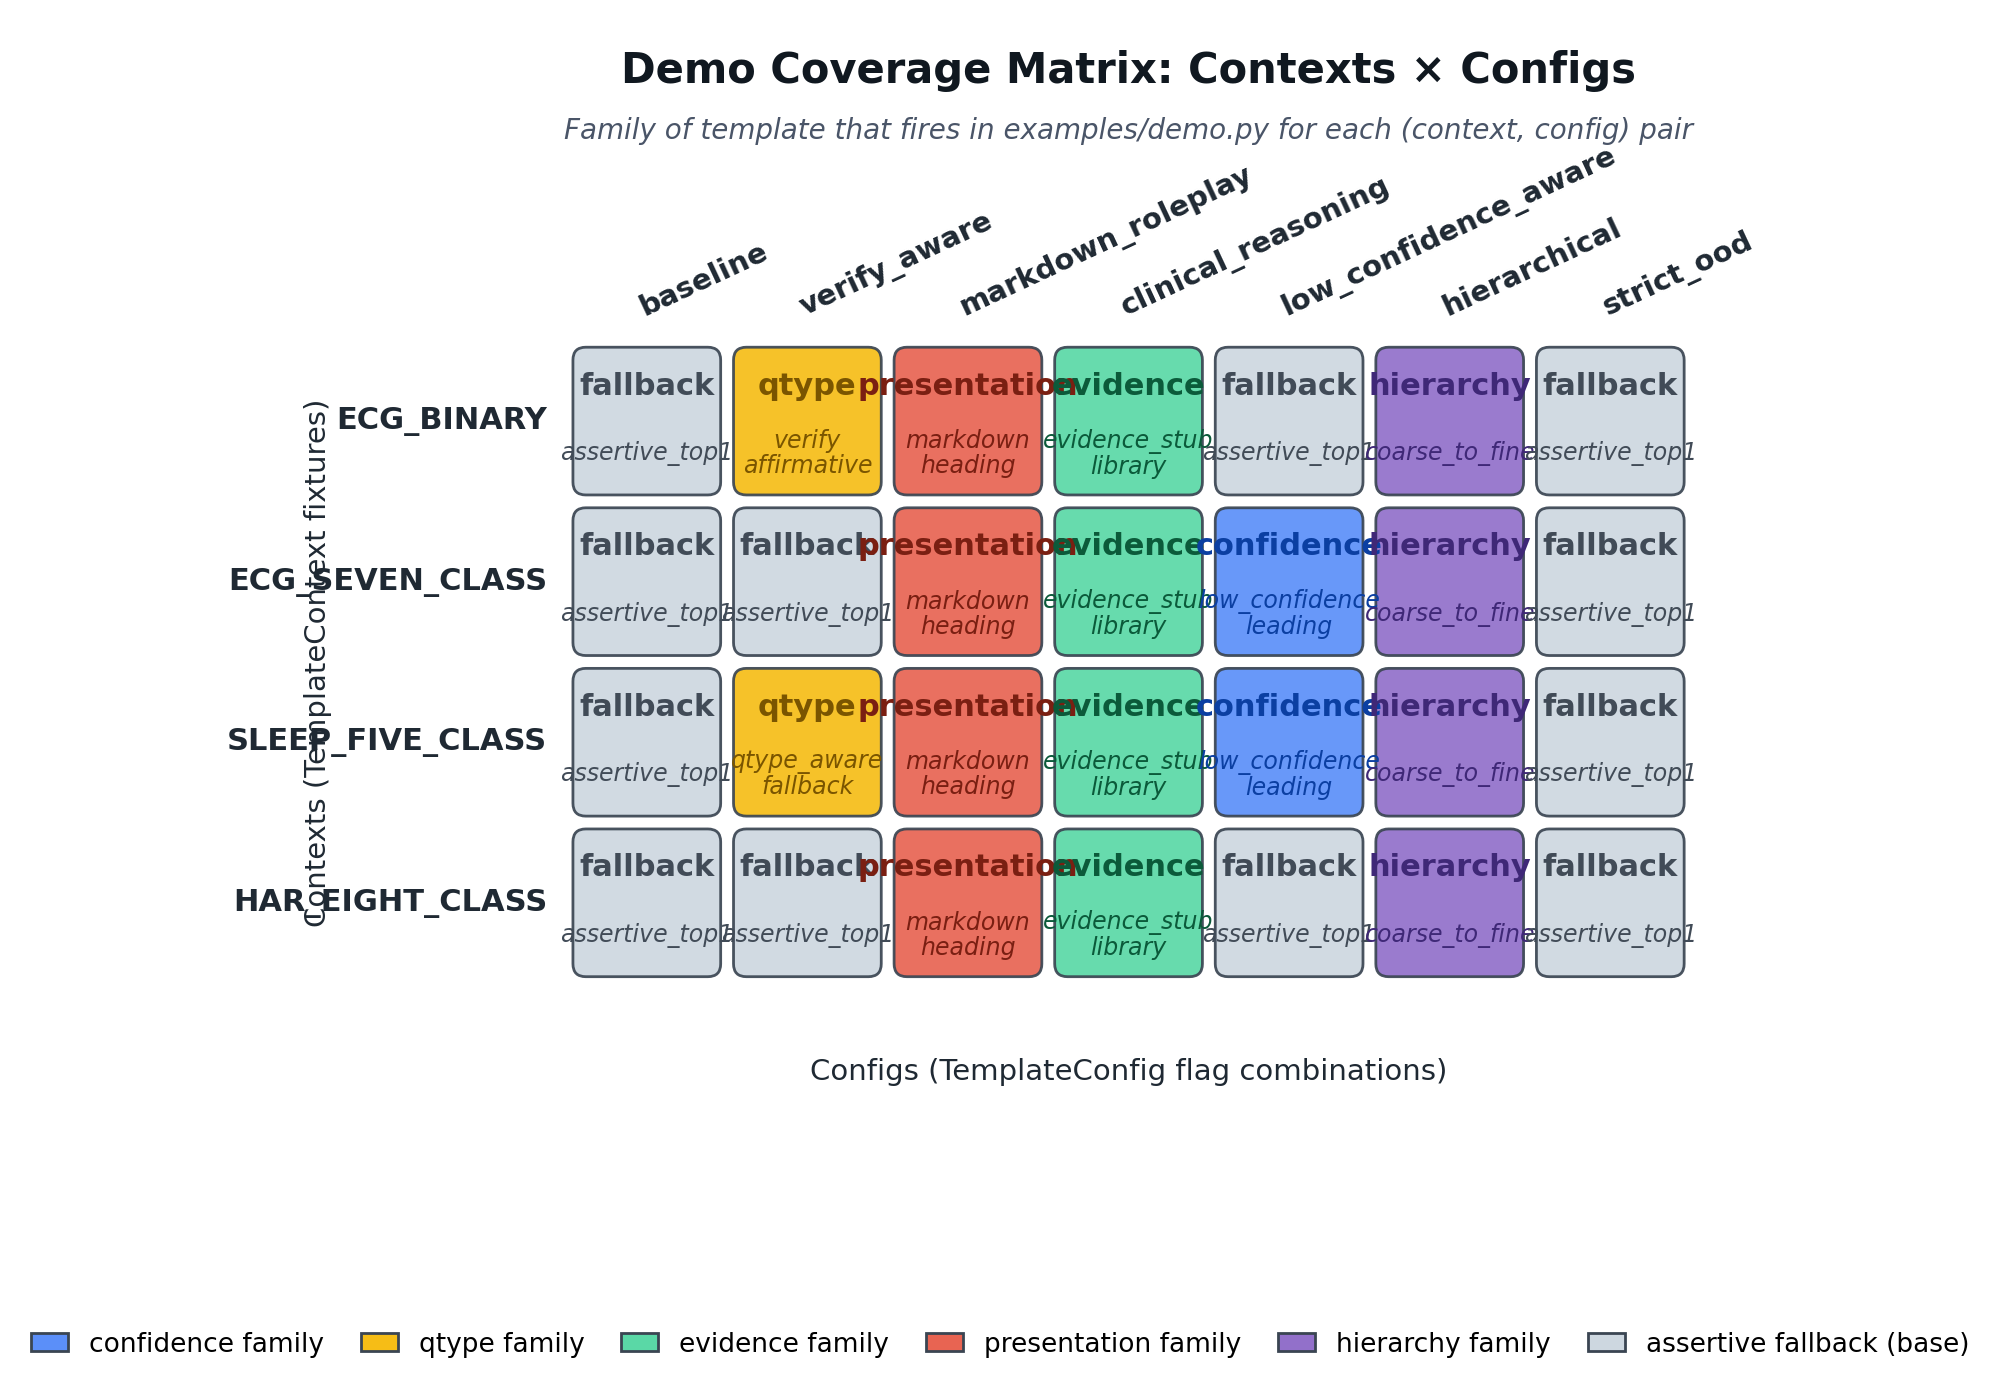

Python code for this plot:
"""fig_007: Demo Coverage Matrix — Contexts x Configs.

Builds a 4x7 grid showing which template (and which family) fires for
each (context, config) pair when running examples/demo.py. The cell
fills are derived from a real run of the demo cascade.
"""

from __future__ import annotations

from pathlib import Path

import matplotlib.patches as mpatches
import matplotlib.pyplot as plt
from matplotlib.patches import FancyBboxPatch


def wrap_template_name(name: str, width: int = 14) -> str:
    """Break a snake_case template name into <= 2 lines near the middle."""
    if len(name) <= width:
        return name
    parts = name.split("_")
    line1, line2 = "", ""
    for p in parts:
        if not line1 or len(line1) + 1 + len(p) <= width:
            line1 = p if not line1 else f"{line1}_{p}"
        else:
            line2 = p if not line2 else f"{line2}_{p}"
    return f"{line1}\n{line2}" if line2 else line1

OUT_PATH = Path(
    "/home/wangni/notion-figures/"
    "bridge-template-framework-pluggable-prefix-templates-for-cla/fig_007.png"
)

CONTEXTS = ["ECG_BINARY", "ECG_SEVEN_CLASS", "SLEEP_FIVE_CLASS", "HAR_EIGHT_CLASS"]
CONFIGS = [
    "baseline",
    "verify_aware",
    "markdown_roleplay",
    "clinical_reasoning",
    "low_confidence_aware",
    "hierarchical",
    "strict_ood",
]

# (template_name, family) keyed by (context_index, config_index), captured
# directly from `python examples/demo.py` against the current registry.
CELLS = {
    (0, 0): ("assertive_top1", "fallback"),
    (0, 1): ("verify_affirmative", "qtype"),
    (0, 2): ("markdown_heading", "presentation"),
    (0, 3): ("evidence_stub_library", "evidence"),
    (0, 4): ("assertive_top1", "fallback"),
    (0, 5): ("coarse_to_fine", "hierarchy"),
    (0, 6): ("assertive_top1", "fallback"),

    (1, 0): ("assertive_top1", "fallback"),
    (1, 1): ("assertive_top1", "fallback"),
    (1, 2): ("markdown_heading", "presentation"),
    (1, 3): ("evidence_stub_library", "evidence"),
    (1, 4): ("low_confidence_leading", "confidence"),
    (1, 5): ("coarse_to_fine", "hierarchy"),
    (1, 6): ("assertive_top1", "fallback"),

    (2, 0): ("assertive_top1", "fallback"),
    (2, 1): ("qtype_aware_fallback", "qtype"),
    (2, 2): ("markdown_heading", "presentation"),
    (2, 3): ("evidence_stub_library", "evidence"),
    (2, 4): ("low_confidence_leading", "confidence"),
    (2, 5): ("coarse_to_fine", "hierarchy"),
    (2, 6): ("assertive_top1", "fallback"),

    (3, 0): ("assertive_top1", "fallback"),
    (3, 1): ("assertive_top1", "fallback"),
    (3, 2): ("markdown_heading", "presentation"),
    (3, 3): ("evidence_stub_library", "evidence"),
    (3, 4): ("assertive_top1", "fallback"),
    (3, 5): ("coarse_to_fine", "hierarchy"),
    (3, 6): ("assertive_top1", "fallback"),
}

FAMILY_COLORS = {
    "confidence":   "#5B8FF9",  # blue
    "qtype":        "#F6BD16",  # gold
    "evidence":     "#5AD8A6",  # green
    "presentation": "#E86452",  # coral
    "hierarchy":    "#9270CA",  # purple
    "fallback":     "#CDD7E0",  # neutral gray
}
FAMILY_TEXT = {
    "confidence":   "#0B3FA2",
    "qtype":        "#7A5500",
    "evidence":     "#0B5A3A",
    "presentation": "#7A1F12",
    "hierarchy":    "#3F2877",
    "fallback":     "#414B57",
}

fig, ax = plt.subplots(figsize=(15.5, 7.0), dpi=200)
fig.patch.set_facecolor("white")
ax.set_facecolor("white")

n_rows = len(CONTEXTS)
n_cols = len(CONFIGS)

cell_w = 1.0
cell_h = 1.0
pad = 0.06  # gap between cells

for r in range(n_rows):
    for c in range(n_cols):
        template, family = CELLS[(r, c)]
        x = c * cell_w
        y = (n_rows - 1 - r) * cell_h
        face = FAMILY_COLORS[family]
        text_color = FAMILY_TEXT[family]
        box = FancyBboxPatch(
            (x + pad, y + pad),
            cell_w - 2 * pad,
            cell_h - 2 * pad,
            boxstyle="round,pad=0.02,rounding_size=0.08",
            linewidth=1.0,
            edgecolor="#3A4552",
            facecolor=face,
            alpha=0.92,
        )
        ax.add_patch(box)
        # Family label (bold, top)
        ax.text(
            x + cell_w / 2,
            y + cell_h / 2 + 0.22,
            family,
            ha="center",
            va="center",
            fontsize=11,
            fontweight="bold",
            color=text_color,
        )
        # Template name (smaller, italic, bottom; wrapped if long)
        ax.text(
            x + cell_w / 2,
            y + cell_h / 2 - 0.20,
            wrap_template_name(template, width=14),
            ha="center",
            va="center",
            fontsize=8.5,
            color=text_color,
            style="italic",
            linespacing=1.05,
        )

# Column headers (configs) — angled to prevent overlap
for c, cfg in enumerate(CONFIGS):
    ax.text(
        c * cell_w + cell_w / 2,
        n_rows * cell_h + 0.12,
        cfg,
        ha="left",
        va="bottom",
        fontsize=10.5,
        fontweight="bold",
        color="#1F2933",
        rotation=25,
        rotation_mode="anchor",
    )

# Row headers (contexts)
for r, ctx in enumerate(CONTEXTS):
    y = (n_rows - 1 - r) * cell_h + cell_h / 2
    ax.text(
        -0.12,
        y,
        ctx,
        ha="right",
        va="center",
        fontsize=11,
        fontweight="bold",
        color="#1F2933",
    )

# Title and axis label hints
ax.text(
    n_cols * cell_w / 2,
    n_rows * cell_h + 1.55,
    "Demo Coverage Matrix: Contexts × Configs",
    ha="center",
    va="bottom",
    fontsize=15,
    fontweight="bold",
    color="#101820",
)
ax.text(
    n_cols * cell_w / 2,
    n_rows * cell_h + 1.22,
    "Family of template that fires in examples/demo.py for each (context, config) pair",
    ha="center",
    va="bottom",
    fontsize=10,
    color="#4A5568",
    style="italic",
)

# Axis-side labels
ax.text(
    n_cols * cell_w / 2,
    -0.55,
    "Configs (TemplateConfig flag combinations)",
    ha="center",
    va="center",
    fontsize=10.5,
    color="#1F2933",
)
ax.text(
    -1.55,
    n_rows * cell_h / 2,
    "Contexts (TemplateContext fixtures)",
    ha="center",
    va="center",
    fontsize=10.5,
    color="#1F2933",
    rotation=90,
)

# Legend
legend_order = ["confidence", "qtype", "evidence", "presentation", "hierarchy", "fallback"]
handles = [
    mpatches.Patch(
        facecolor=FAMILY_COLORS[k],
        edgecolor="#3A4552",
        label=("assertive fallback (base)" if k == "fallback" else f"{k} family"),
    )
    for k in legend_order
]
ax.legend(
    handles=handles,
    loc="lower center",
    bbox_to_anchor=(0.5, -0.22),
    ncol=6,
    frameon=False,
    fontsize=9.5,
    handlelength=1.4,
    columnspacing=1.4,
)

# Frame
ax.set_xlim(-1.9, n_cols * cell_w + 0.3)
ax.set_ylim(-0.95, n_rows * cell_h + 2.0)
ax.set_aspect("equal")
ax.axis("off")

plt.tight_layout()
plt.savefig(OUT_PATH, dpi=200, bbox_inches="tight", facecolor="white")
plt.close()
print(f"Saved figure to {OUT_PATH}")
